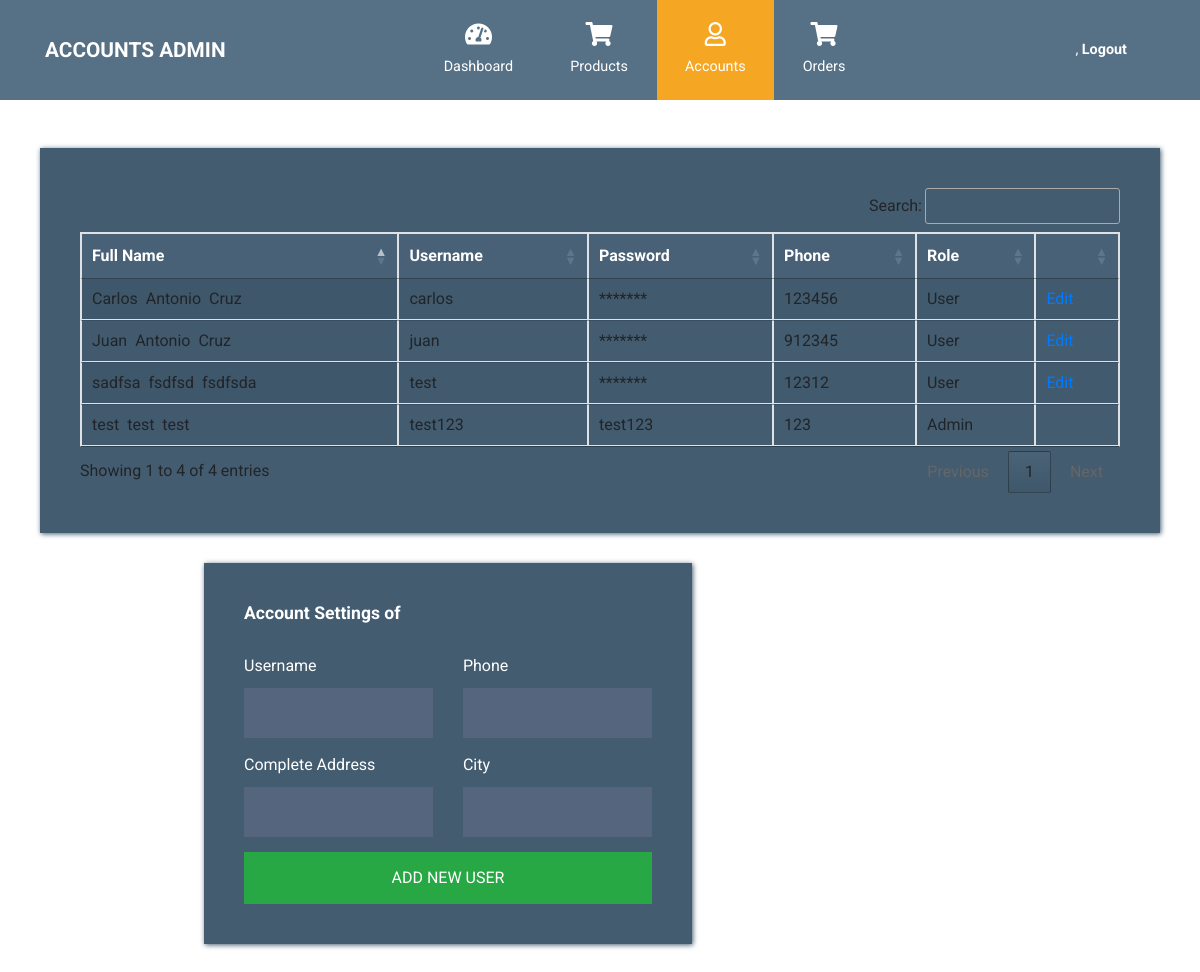
Before: /Admin_Side/Accounts.php with the older database file.
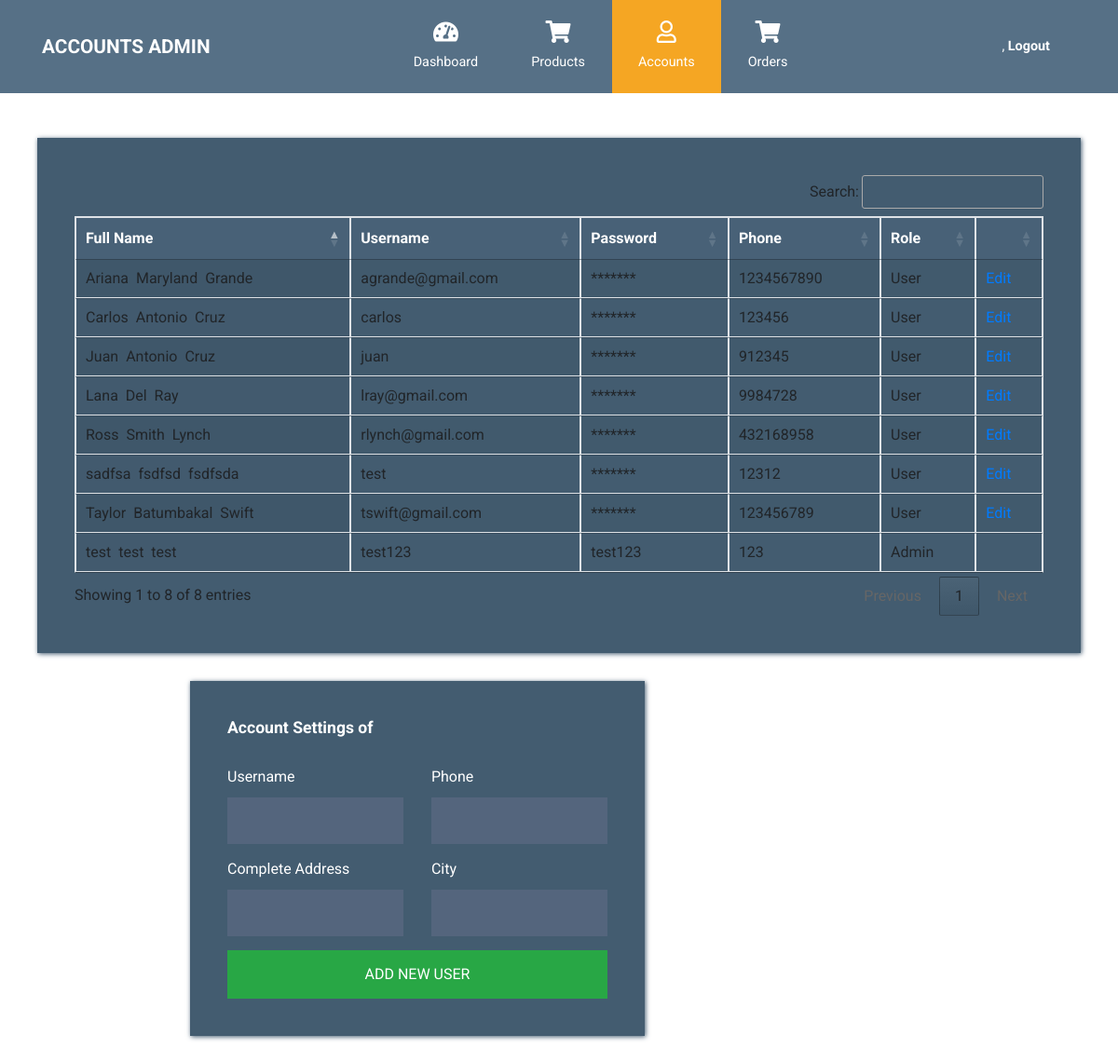
After: the same page with the newer database file.
### tables this page shows
CREATE TABLE `customer_details` (
  `customer_id` int(11) NOT NULL,
  `user_category_id` int(11) NOT NULL,
  `customer_firstname` varchar(50) NOT NULL,
  `customer_middlename` varchar(50) NOT NULL,
  `customer_lastname` varchar(50) NOT NULL,
  `customer_contact_no` int(11) NOT NULL,
  `customer_age` int(11) NOT NULL,
  `customer_gender_id` int(11) NOT NULL,
  `customer_complete_address` varchar(100) NOT NULL,
  `customer_city` varchar(50) NOT NULL,
  `customer_username` varchar(50) NOT NULL,
  `customer_password` varchar(50) NOT NULL
);

CREATE TABLE `ref_user_category` (
  `user_category_id` int(11) NOT NULL,
  `user_category_description` varchar(50) NOT NULL
);

### Admin_Side/Accounts.php (the view, shortened to what the changed rows need)
<?php
$conn = OpenCon();
    $sql = "SELECT * FROM customer_details";
    $result = $conn->query($sql);
    $arr_users = [];
    if ($result->num_rows > 0) {
        $arr_users = $result->fetch_all(MYSQLI_ASSOC);
    }
?>
<!DOCTYPE html>
<html lang="en">
  <head>
        <link rel="stylesheet" href="../sources/css/fontawesome.min.css" />
        <link rel="stylesheet" href="../sources/css/bootstrap_admin.min.css" />
        <link rel="stylesheet" href="../sources/css/style_ad1.css">
        <link rel="stylesheet" type="text/css" href="//cdn.datatables.net/1.10.21/css/jquery.dataTables.min.css"/>
  </head>
    <body id="reportsPage">
      <div class="" id="home">
        <nav class="navbar navbar-expand-xl">
              <div class="container h-100">
                <a class="navbar-brand" href="accounts.php">
                  <h1 class="tm-site-title mb-0">Accounts Admin</h1>
                </a>
              </div>
            </nav>
        <div class="container mt-5">
          <div class="row tm-content-row">
            <div class="col-12 tm-block-col">
              <div class="tm-bg-primary-dark tm-block tm-block-h-auto">
              <table id="userTable" class="display table-bordered hover">
                      <thead>
                          <th>Full Name</th>
                          <th>Username</th>
                          <th>Password</th>
                          <th>Phone</th>
                          <th>Role</th>
                          <th></th>
                      </thead>
                      <tbody>
                          <?php if(!empty($arr_users)) { ?>
                              <?php foreach($arr_users as $user) { ?>
                                  <tr>
                                      <td><?php echo $user['customer_firstname'];?>&nbsp; <?php echo $user['customer_middlename'];?> &nbsp;<?php echo $user['customer_lastname']; ?></td>
                                      <td><?php echo $user['customer_username']; ?></td>
                                      <td><?php if($user['user_category_id']=='2'){echo $user['customer_password'];}else{echo"*******";} ?>
                                      <td><?php echo $user['customer_contact_no']; ?></td>
                                      <?php
                                      $q=mysqli_query($conn, "SELECT * FROM `ref_user_category` WHERE `user_category_id` = ".$user['user_category_id']."");
                                      foreach($q as $uname) {
                                      ?>
                                      <td><?php echo $uname['user_category_description']; ?></td>
                                      <?php }?>
                                      <?php if($user['user_category_id']=='1'){echo"<td><a href=accounts.php?id=".$user['customer_id'].">Edit</a></td>";}else{echo"<td></td>";}?>
                                  </tr>
                              <?php } ?>
                          <?php } ?>
                      </tbody>
                  </table>
              </div>
            </div>
          <form method="POST" action="accounts.php?id=<?php echo $id;?>" enctype="multipart/form-data">
            <div class="tm-block-col tm-col-account-settings">
              <div class="tm-bg-primary-dark tm-block tm-block-settings ">
                <h2 class="tm-block-title">Account Settings of <?php if(isset($name)){echo $name;}?></h2>
              </div>
            </div>
          </div>
        </div>
      </div>
    </body>
  </html>

Changed rows visible on the page:
added customer_details: customer_firstname "Ariana", customer_middlename "Maryland", customer_lastname "Grande", customer_username "agrande@gmail.com", customer_contact_no "1234567890", ref_user_category (user_category_description "User")
added customer_details: customer_firstname "Taylor", customer_middlename "Batumbakal", customer_lastname "Swift", customer_username "tswift@gmail.com", customer_contact_no "123456789", ref_user_category (user_category_description "User")
added customer_details: customer_firstname "Ross", customer_middlename "Smith", customer_lastname "Lynch", customer_username "rlynch@gmail.com", customer_contact_no "432168958", ref_user_category (user_category_description "User")
added customer_details: customer_firstname "Lana", customer_middlename "Del", customer_lastname "Ray", customer_username "lray@gmail.com", customer_contact_no "9984728", ref_user_category (user_category_description "User")
Other visible differences:
text written by a page script: "Search: Showing 1 to 4 of 4 entries 1" → "Search: Showing 1 to 8 of 8 entries 1"
